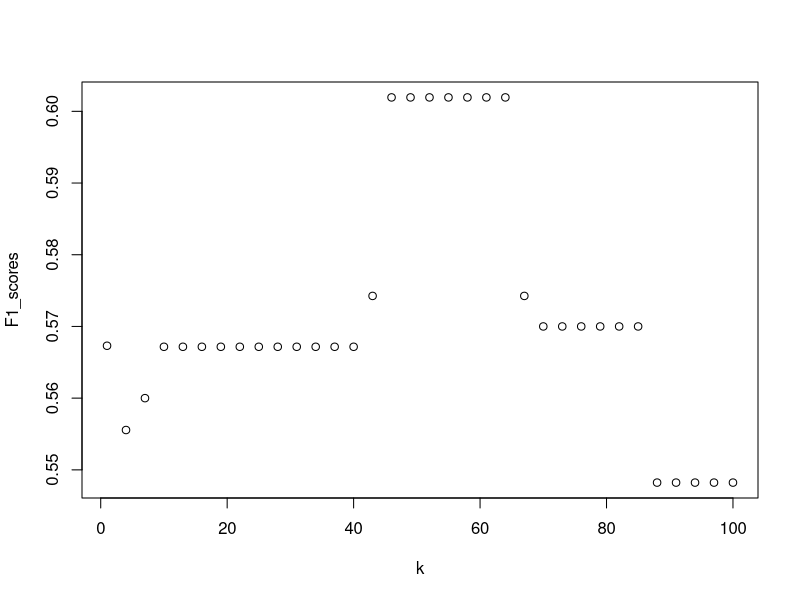

Write R code to recreate this figure.
rm(list = ls())

library(caret)
library(dslabs)
library(MLmetrics)
library(e1071)
data(heights)

set.seed(1, sample.kind="Rounding") # set.seed(1, sample.kind="Rounding") if using R 3.6 or later
test_index <- createDataPartition(heights$sex, times = 1, p = 0.5, list = FALSE)
test_set <- heights[test_index, ]
train_set <- heights[-test_index, ]

k <- seq(1, 101, 3)

F1_scores <- sapply(k, function(k){
  knn_fit <- knn3(sex ~ ., data = train_set, k = k)
  y_hat <- predict(knn_fit, test_set, type = "class")
  #print(knn_fit)
  F_meas(test_set$sex, y_hat)
})

#max f1 score
max(F1_scores)

#Which k gives max f1-score
k[which.max(F1_scores)]
plot(k, F1_scores)

# train_knn <- train(sex ~ ., method = "knn",
#                    data = train_set,
#                    tuneGrid = data.frame(k = seq(1, 101, 3)))
# train_knn$bestTune
